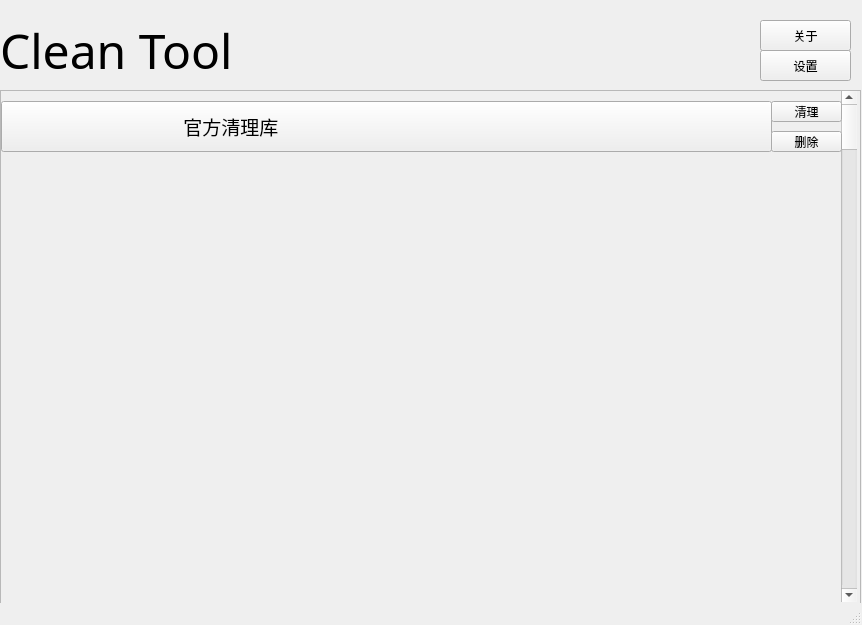
<?xml version="1.0" encoding="UTF-8"?>
<ui version="4.0">
 <class>cleantools</class>
 <widget class="QMainWindow" name="cleantools">
  <property name="geometry">
   <rect>
    <x>0</x>
    <y>0</y>
    <width>862</width>
    <height>625</height>
   </rect>
  </property>
  <property name="windowTitle">
   <string>clean tools</string>
  </property>
  <widget class="QWidget" name="centralwidget">
   <widget class="QLabel" name="Main_title">
    <property name="geometry">
     <rect>
      <x>0</x>
      <y>20</y>
      <width>311</width>
      <height>61</height>
     </rect>
    </property>
    <property name="font">
     <font>
      <family>Arial Rounded MT Bold</family>
      <pointsize>36</pointsize>
     </font>
    </property>
    <property name="text">
     <string>Clean Tool</string>
    </property>
   </widget>
   <widget class="QPushButton" name="settings_title">
    <property name="geometry">
     <rect>
      <x>760</x>
      <y>50</y>
      <width>91</width>
      <height>31</height>
     </rect>
    </property>
    <property name="text">
     <string>设置</string>
    </property>
   </widget>
   <widget class="QPushButton" name="about_title">
    <property name="geometry">
     <rect>
      <x>760</x>
      <y>20</y>
      <width>91</width>
      <height>31</height>
     </rect>
    </property>
    <property name="text">
     <string>关于</string>
    </property>
   </widget>
   <widget class="QScrollArea" name="scrollArea">
    <property name="geometry">
     <rect>
      <x>0</x>
      <y>90</y>
      <width>861</width>
      <height>521</height>
     </rect>
    </property>
    <property name="widgetResizable">
     <bool>true</bool>
    </property>
    <widget class="QWidget" name="scrollAreaWidgetContents">
     <property name="geometry">
      <rect>
       <x>0</x>
       <y>0</y>
       <width>859</width>
       <height>519</height>
      </rect>
     </property>
     <widget class="QScrollBar" name="verticalScrollBar_clean_tool">
      <property name="geometry">
       <rect>
        <x>840</x>
        <y>0</y>
        <width>16</width>
        <height>511</height>
       </rect>
      </property>
      <property name="orientation">
       <enum>Qt::Vertical</enum>
      </property>
     </widget>
     <widget class="QPushButton" name="clean_title_guanfang">
      <property name="geometry">
       <rect>
        <x>0</x>
        <y>10</y>
        <width>771</width>
        <height>51</height>
       </rect>
      </property>
      <property name="font">
       <font>
        <family>楷体</family>
        <pointsize>14</pointsize>
       </font>
      </property>
      <property name="text">
       <string>官方清理库                                                               </string>
      </property>
     </widget>
     <widget class="QPushButton" name="clean_click_guanfang">
      <property name="geometry">
       <rect>
        <x>770</x>
        <y>10</y>
        <width>71</width>
        <height>21</height>
       </rect>
      </property>
      <property name="text">
       <string>清理</string>
      </property>
      <property name="iconSize">
       <size>
        <width>16</width>
        <height>16</height>
       </size>
      </property>
     </widget>
     <widget class="QPushButton" name="clean_delete_guanfang">
      <property name="geometry">
       <rect>
        <x>770</x>
        <y>40</y>
        <width>71</width>
        <height>21</height>
       </rect>
      </property>
      <property name="text">
       <string>删除</string>
      </property>
     </widget>
    </widget>
   </widget>
  </widget>
  <widget class="QStatusBar" name="statusbar"/>
 </widget>
 <resources/>
 <connections/>
</ui>
